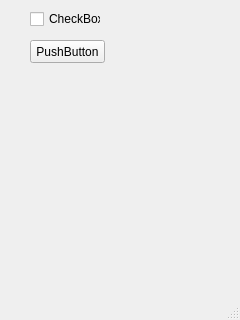
<?xml version="1.0" encoding="UTF-8"?>
<ui version="4.0">
 <class>MainWindow</class>
 <widget class="QMainWindow" name="MainWindow">
  <property name="geometry">
   <rect>
    <x>0</x>
    <y>0</y>
    <width>240</width>
    <height>320</height>
   </rect>
  </property>
  <property name="windowTitle">
   <string>MainWindow</string>
  </property>
  <widget class="QWidget" name="centralwidget">
   <widget class="QCheckBox" name="checkBox">
    <property name="geometry">
     <rect>
      <x>30</x>
      <y>10</y>
      <width>71</width>
      <height>18</height>
     </rect>
    </property>
    <property name="text">
     <string>CheckBox</string>
    </property>
   </widget>
   <widget class="QPushButton" name="pushButton">
    <property name="geometry">
     <rect>
      <x>30</x>
      <y>40</y>
      <width>75</width>
      <height>23</height>
     </rect>
    </property>
    <property name="text">
     <string>PushButton</string>
    </property>
   </widget>
  </widget>
  <widget class="QMenuBar" name="menubar">
   <property name="geometry">
    <rect>
     <x>0</x>
     <y>0</y>
     <width>240</width>
     <height>20</height>
    </rect>
   </property>
  </widget>
  <widget class="QStatusBar" name="statusbar"/>
 </widget>
 <resources/>
 <connections/>
</ui>
